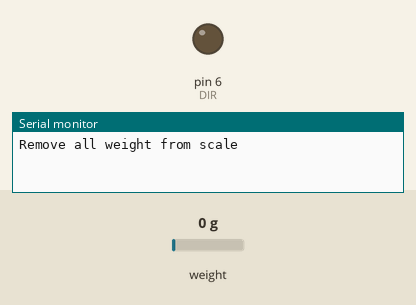
Bench run of a sketch on a simulated Arduino Uno, built with avr-gcc and run on an emulated ATmega328P. Shown: output pins drawn as LEDs (lit = HIGH), the last lines printed to the serial monitor. Inputs (shaded band) come from the test bench; at power-on: weight on the scale 0 g.

Above: at 0.1 s.
At 1.3 s:
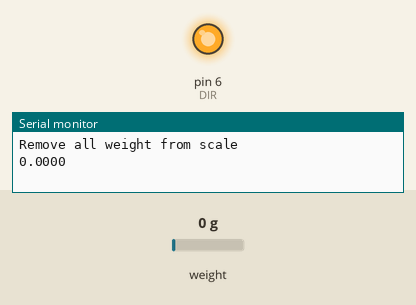
Timing chart, 0 to 2.8 s (numbered marks = the images above):
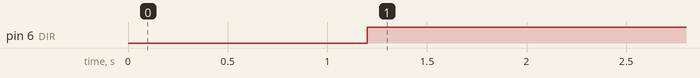

The sketch:

load_cell_MEGA_dircontrol.ino
```cpp
#include "HX711.h"

#define calibration_factor -64820.0 //This value is obtained using the SparkFun_HX711_Calibration sketch

#define DOUT  13

#define CLK  12

HX711 scale(DOUT, CLK);


int DIR=6; //define Direction pin


void setup() {


  pinMode (DIR, OUTPUT);

  Serial.begin(9600);

  Serial.println("Remove all weight from scale");

  scale.set_scale();
  scale.tare(); //Reset the scale to 0
}

void loop() {

   scale.set_scale(calibration_factor); //Adjust to this calibration factor

  Serial.println(scale.get_units(),4);


  if (scale.get_units()<=-0.5){

     digitalWrite(DIR,LOW);
  }

  else{
     digitalWrite(DIR,HIGH);

  }
}
```

Measured:
- by itself, pin 6 (DIR): LOW → HIGH at 1.2 s
